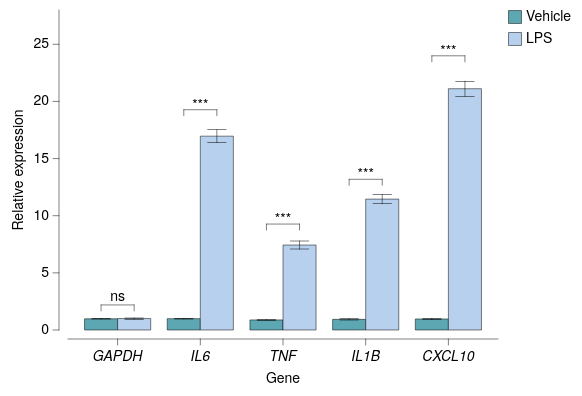

Write a Vega-Lite specification for this figure.
### Vega-Lite specification from a JSON file in a GitHub repository (floating-point values rounded to 4 significant figures)
{"background": null, "config": {"arc": {"fill": "#DBDBDB", "fillOpacity": 1.0, "innerRadius": 40.0, "padAngle": 0.03, "stroke": "black", "strokeOpacity": 1, "strokeWidth": 0.25}, "area": {"fill": "#DBDBDB", "fillOpacity": 1.0, "stroke": "black", "strokeOpacity": 1, "strokeWidth": 0.25}, "axis": {"domain": true, "domainCap": "round", "domainColor": "black", "domainWidth": 0.25, "grid": false, "gridCap": "round", "gridColor": "#F1F1F1", "gridDash": [0, 0], "gridOpacity": 1.0, "gridWidth": 0.25, "labelColor": "black", "labelFont": "Helvetica Neue, HelveticaNeue, Helvetica, Arial, sans-serif", "labelFontSize": 7, "labelFontStyle": "normal", "labelFontWeight": 400, "offset": 4.5, "ticks": true, "tickCap": "round", "tickColor": "black", "tickRound": false, "tickSize": 3, "tickWidth": 0.25, "titleColor": "black", "titleFont": "Helvetica Neue, HelveticaNeue, Helvetica, Arial, sans-serif", "titleFontSize": 7, "titleFontStyle": "normal", "titleFontWeight": 400}, "axisX": {"domain": true, "labelAlign": "center", "labelAngle": 0, "labels": true, "ticks": true, "translate": 0}, "axisY": {"domain": true, "labelAlign": "right", "labelAngle": 0, "labels": true, "ticks": true, "translate": 0}, "axisRight": {"domain": true, "labelAlign": "left", "labelAngle": 0, "labels": true, "ticks": true, "translate": 0}, "axisTop": {"domain": true, "labelAlign": "center", "labelAngle": 0, "labels": true, "ticks": true, "translate": 0}, "axisBand": {"tickOffset": 0}, "bar": {"fill": "#DBDBDB", "fillOpacity": 1.0, "stroke": "black", "strokeOpacity": 1, "strokeWidth": 0.25}, "boxplot": {"size": 14.4, "ticks": {"cornerRadius": 0.25, "fill": "black", "opacity": 1, "size": 7.2, "thickness": 0.25}, "box": {"fillOpacity": 1.0, "stroke": "black", "strokeOpacity": 1, "strokeWidth": 0.25}, "median": {"cornerRadius": 0, "fill": "black", "fillOpacity": 1.0, "opacity": 1, "size": 14.4, "thickness": 0.25}, "rule": {"fill": "black", "fillOpacity": 1.0, "size": 16.0, "stroke": "black", "strokeDash": [0, 0], "strokeOpacity": 1, "strokeWidth": 0.25}, "outliers": {"color": "black", "fill": "black", "fillOpacity": 1.0, "size": 0, "stroke": "black", "strokeOpacity": 1, "strokeWidth": 0.25}}, "circle": {"fill": "black", "fillOpacity": 1.0, "size": 2.0, "stroke": null, "strokeOpacity": 1, "strokeWidth": 0.25}, "errorband": {"band": {"fillOpacity": 0.6, "stroke": null, "strokeWidth": 0.25, "strokeOpacity": 1}, "borders": {"opacity": 0, "strokeOpacity": 0.25, "strokeWidth": 1}}, "errorbar": {"opacity": 1, "rule": {"strokeDash": [0, 0], "strokeWidth": 0.25}, "ticks": {"color": "black", "cornerRadius": 0.125, "opacity": 1, "size": 9.6, "thickness": 0.25}, "thickness": 0.25}, "font": "Helvetica Neue, HelveticaNeue, Helvetica, Arial, sans-serif", "geoshape": {"fill": "#DBDBDB", "fillOpacity": 1.0, "stroke": "black", "strokeOpacity": 1, "strokeWidth": 0.25}, "header": {"labelColor": "black", "labelFont": "Helvetica Neue, HelveticaNeue, Helvetica, Arial, sans-serif", "labelFontSize": 7, "labelFontStyle": "normal", "labelFontWeight": 400, "titleColor": "black", "titleFont": "Helvetica Neue, HelveticaNeue, Helvetica, Arial, sans-serif", "titleFontSize": 7, "titleFontStyle": "normal", "titleFontWeight": 400, "titlePadding": 0}, "legend": {"disable": false, "offset": 4.5, "titlePadding": 4, "labelOffset": 2, "gradientLabelOffset": 2, "gradientLength": 80.0, "gradientThickness": 8.0, "gradientOpacity": 1.0, "gradientStrokeColor": "black", "gradientStrokeWidth": 0.25, "labelColor": "black", "labelFont": "Helvetica Neue, HelveticaNeue, Helvetica, Arial, sans-serif", "labelFontSize": 7, "labelFontStyle": "normal", "labelFontWeight": 400, "strokeColor": "black", "strokeWidth": 0, "symbolSize": 42, "symbolStrokeColor": "black", "symbolStrokeWidth": 0.25, "titleColor": "black", "titleFont": "Helvetica Neue, HelveticaNeue, Helvetica, Arial, sans-serif", "titleFontSize": 7, "titleFontStyle": "normal", "titleFontWeight": 400}, "line": {"color": "black", "stroke": "black", "strokeCap": "butt", "strokeDash": [0, 0], "strokeOpacity": 1, "strokeWidth": 0.5}, "point": {"filled": true, "fill": "#DBDBDB", "fillOpacity": 1.0, "size": 8.0, "stroke": "black", "strokeOpacity": 1, "strokeWidth": 0.25}, "range": {"category": ["#5CA7B1", "#B7D0EE", "#B7B3E4", "#B3DAB5", "#F5E1B3", "#3D727B", "#809DC7", "#867DAC", "#80A988", "#CBB17A", "#204148", "#546B94", "#584C77", "#507B5F", "#9D824D"], "diverging": {"scheme": ["#6F572A", "#876E43", "#9E875F", "#B5A17F", "#CABBA2", "#DCD6CC", "#F4F1E9", "#C9D7DA", "#9DBFC6", "#78A5AF", "#558B96", "#36717C", "#1A5762"]}, "heatmap": {"scheme": ["#32022B", "#43044D", "#4C196E", "#4D338C", "#484DA6", "#3A68BB", "#1D83CA", "#1D9CCB", "#23B5C9", "#28CDC5", "#4DE0B4", "#91EE9F"]}, "ordinal": {"scheme": ["#F1F1F1", "#DBDBDB", "#C6C6C6", "#B2B2B2", "#9D9D9D", "#898989", "#767676", "#636363", "#515151", "#404040", "#2F2F2F", "#1F1F1F"]}, "ramp": {"scheme": ["#32022B", "#43044D", "#4C196E", "#4D338C", "#484DA6", "#3A68BB", "#1D83CA", "#1D9CCB", "#23B5C9", "#28CDC5", "#4DE0B4", "#91EE9F"]}}, "rule": {"color": "black", "stroke": "black", "strokeCap": "round", "strokeDash": [2, 2], "strokeOpacity": 1, "strokeWidth": 0.25}, "scale": {"bandPaddingInner": 0.1, "bandPaddingOuter": 0.1, "round": false}, "rect": {"fill": "#DBDBDB", "fillOpacity": 1.0, "stroke": "black", "strokeOpacity": 1, "strokeWidth": 0.25}, "square": {"fill": "#DBDBDB", "fillOpacity": 1.0, "size": 16.0, "stroke": "black", "strokeOpacity": 1, "strokeWidth": 0.25}, "text": {"color": "black", "font": "Helvetica Neue, HelveticaNeue, Helvetica, Arial, sans-serif", "fontSize": 7, "fontStyle": "normal", "fontWeight": 400}, "tick": {"color": "black", "cornerRadius": 0.125, "opacity": 1.0, "size": 14.4, "thickness": 0.25}, "title": {"anchor": "middle", "frame": "group", "color": "black", "font": "Helvetica Neue, HelveticaNeue, Helvetica, Arial, sans-serif", "fontSize": 7, "fontStyle": "normal", "fontWeight": 400, "subtitleColor": "black", "subtitleFont": "Helvetica Neue, HelveticaNeue, Helvetica, Arial, sans-serif", "subtitleFontSize": "Helvetica Neue, HelveticaNeue, Helvetica, Arial, sans-serif", "subtitleFontStyle": "normal", "subtitleFontWeight": 400}, "trail": {"color": "black", "opacity": 1, "size": 0.5}, "view": {"continuousWidth": 215, "continuousHeight": 160, "discreteWidth": 215, "discreteHeight": 160, "fill": null, "stroke": null, "strokeWidth": 0.25}}, "layer": [{"mark": {"type": "bar"}, "encoding": {"color": {"field": "condition", "sort": ["Vehicle", "LPS"], "title": null, "type": "nominal"}, "x": {"axis": {"labelFontStyle": "italic"}, "field": "gene", "sort": ["GAPDH", "IL6", "TNF", "IL1B", "CXCL10"], "title": "Gene", "type": "nominal"}, "xOffset": {"field": "condition", "sort": ["Vehicle", "LPS"], "type": "nominal"}, "y": {"aggregate": "mean", "field": "expr", "scale": {"domain": [0, 27]}, "title": "Relative expression", "type": "quantitative"}}}, {"mark": {"type": "errorbar", "extent": "stderr"}, "encoding": {"x": {"axis": {"labelFontStyle": "italic"}, "field": "gene", "sort": ["GAPDH", "IL6", "TNF", "IL1B", "CXCL10"], "title": "Gene", "type": "nominal"}, "xOffset": {"field": "condition", "sort": ["Vehicle", "LPS"], "type": "nominal"}, "y": {"field": "expr", "title": "", "type": "quantitative"}}}, {"layer": [{"layer": [{"data": {"values": [{"gene": "GAPDH", "condition": "Vehicle", "__y": 1.143, "__dysonsphere__": 1}, {"gene": "GAPDH", "condition": "LPS", "__y": 1.143, "__dysonsphere__": 1}]}, "mark": {"type": "line", "strokeCap": "round", "strokeDash": [0, 0], "strokeWidth": 0.25, "yOffset": -6.0}, "encoding": {"x": {"field": "gene", "sort": ["GAPDH", "IL6", "TNF", "IL1B", "CXCL10"], "type": "nominal"}, "xOffset": {"field": "condition", "sort": ["Vehicle", "LPS"], "type": "nominal"}, "y": {"field": "__y", "type": "quantitative"}}}, {"data": {"values": [{"gene": "GAPDH", "condition": "Vehicle", "__y": 1.143, "__y2": 1.143, "__dysonsphere__": 1}, {"gene": "GAPDH", "condition": "LPS", "__y": 1.143, "__y2": 1.143, "__dysonsphere__": 1}]}, "mark": {"type": "rule", "strokeCap": "round", "strokeDash": [0, 0], "strokeWidth": 0.25, "y2Offset": -3.0, "yOffset": -6.0}, "encoding": {"x": {"field": "gene", "sort": ["GAPDH", "IL6", "TNF", "IL1B", "CXCL10"], "type": "nominal"}, "xOffset": {"field": "condition", "sort": ["Vehicle", "LPS"], "type": "nominal"}, "y": {"field": "__y", "type": "quantitative"}, "y2": {"field": "__y2"}}}, {"data": {"values": [{"gene": "GAPDH", "__y": 1.143, "__label": "ns", "__dysonsphere__": 1}]}, "mark": {"type": "text", "align": "center", "dy": -10.0, "fontSize": 7}, "encoding": {"text": {"field": "__label", "type": "nominal"}, "x": {"field": "gene", "sort": ["GAPDH", "IL6", "TNF", "IL1B", "CXCL10"], "type": "nominal"}, "y": {"field": "__y", "type": "quantitative"}}}]}, {"layer": [{"data": {"values": [{"gene": "IL6", "condition": "Vehicle", "__y": 18.22, "__dysonsphere__": 1}, {"gene": "IL6", "condition": "LPS", "__y": 18.22, "__dysonsphere__": 1}]}, "mark": {"type": "line", "strokeCap": "round", "strokeDash": [0, 0], "strokeWidth": 0.25, "yOffset": -6.0}, "encoding": {"x": {"field": "gene", "sort": ["GAPDH", "IL6", "TNF", "IL1B", "CXCL10"], "type": "nominal"}, "xOffset": {"field": "condition", "sort": ["Vehicle", "LPS"], "type": "nominal"}, "y": {"field": "__y", "type": "quantitative"}}}, {"data": {"values": [{"gene": "IL6", "condition": "Vehicle", "__y": 18.22, "__y2": 18.22, "__dysonsphere__": 1}, {"gene": "IL6", "condition": "LPS", "__y": 18.22, "__y2": 18.22, "__dysonsphere__": 1}]}, "mark": {"type": "rule", "strokeCap": "round", "strokeDash": [0, 0], "strokeWidth": 0.25, "y2Offset": -3.0, "yOffset": -6.0}, "encoding": {"x": {"field": "gene", "sort": ["GAPDH", "IL6", "TNF", "IL1B", "CXCL10"], "type": "nominal"}, "xOffset": {"field": "condition", "sort": ["Vehicle", "LPS"], "type": "nominal"}, "y": {"field": "__y", "type": "quantitative"}, "y2": {"field": "__y2"}}}, {"data": {"values": [{"gene": "IL6", "__y": 18.22, "__label": "***", "__dysonsphere__": 1}]}, "mark": {"type": "text", "align": "center", "dy": -8.0, "fontSize": 7}, "encoding": {"text": {"field": "__label", "type": "nominal"}, "x": {"field": "gene", "sort": ["GAPDH", "IL6", "TNF", "IL1B", "CXCL10"], "type": "nominal"}, "y": {"field": "__y", "type": "quantitative"}}}]}, {"layer": [{"data": {"values": [{"gene": "TNF", "condition": "Vehicle", "__y": 8.22, "__dysonsphere__": 1}, {"gene": "TNF", "condition": "LPS", "__y": 8.22, "__dysonsphere__": 1}]}, "mark": {"type": "line", "strokeCap": "round", "strokeDash": [0, 0], "strokeWidth": 0.25, "yOffset": -6.0}, "encoding": {"x": {"field": "gene", "sort": ["GAPDH", "IL6", "TNF", "IL1B", "CXCL10"], "type": "nominal"}, "xOffset": {"field": "condition", "sort": ["Vehicle", "LPS"], "type": "nominal"}, "y": {"field": "__y", "type": "quantitative"}}}, {"data": {"values": [{"gene": "TNF", "condition": "Vehicle", "__y": 8.22, "__y2": 8.22, "__dysonsphere__": 1}, {"gene": "TNF", "condition": "LPS", "__y": 8.22, "__y2": 8.22, "__dysonsphere__": 1}]}, "mark": {"type": "rule", "strokeCap": "round", "strokeDash": [0, 0], "strokeWidth": 0.25, "y2Offset": -3.0, "yOffset": -6.0}, "encoding": {"x": {"field": "gene", "sort": ["GAPDH", "IL6", "TNF", "IL1B", "CXCL10"], "type": "nominal"}, "xOffset": {"field": "condition", "sort": ["Vehicle", "LPS"], "type": "nominal"}, "y": {"field": "__y", "type": "quantitative"}, "y2": {"field": "__y2"}}}, {"data": {"values": [{"gene": "TNF", "__y": 8.22, "__label": "***", "__dysonsphere__": 1}]}, "mark": {"type": "text", "align": "center", "dy": -8.0, "fontSize": 7}, "encoding": {"text": {"field": "__label", "type": "nominal"}, "x": {"field": "gene", "sort": ["GAPDH", "IL6", "TNF", "IL1B", "CXCL10"], "type": "nominal"}, "y": {"field": "__y", "type": "quantitative"}}}]}, {"layer": [{"data": {"values": [{"gene": "IL1B", "condition": "Vehicle", "__y": 12.14, "__dysonsphere__": 1}, {"gene": "IL1B", "condition": "LPS", "__y": 12.14, "__dysonsphere__": 1}]}, "mark": {"type": "line", "strokeCap": "round", "strokeDash": [0, 0], "strokeWidth": 0.25, "yOffset": -6.0}, "encoding": {"x": {"field": "gene", "sort": ["GAPDH", "IL6", "TNF", "IL1B", "CXCL10"], "type": "nominal"}, "xOffset": {"field": "condition", "sort": ["Vehicle", "LPS"], "type": "nominal"}, "y": {"field": "__y", "type": "quantitative"}}}, {"data": {"values": [{"gene": "IL1B", "condition": "Vehicle", "__y": 12.14, "__y2": 12.14, "__dysonsphere__": 1}, {"gene": "IL1B", "condition": "LPS", "__y": 12.14, "__y2": 12.14, "__dysonsphere__": 1}]}, "mark": {"type": "rule", "strokeCap": "round", "strokeDash": [0, 0], "strokeWidth": 0.25, "y2Offset": -3.0, "yOffset": -6.0}, "encoding": {"x": {"field": "gene", "sort": ["GAPDH", "IL6", "TNF", "IL1B", "CXCL10"], "type": "nominal"}, "xOffset": {"field": "condition", "sort": ["Vehicle", "LPS"], "type": "nominal"}, "y": {"field": "__y", "type": "quantitative"}, "y2": {"field": "__y2"}}}, {"data": {"values": [{"gene": "IL1B", "__y": 12.14, "__label": "***", "__dysonsphere__": 1}]}, "mark": {"type": "text", "align": "center", "dy": -8.0, "fontSize": 7}, "encoding": {"text": {"field": "__label", "type": "nominal"}, "x": {"field": "gene", "sort": ["GAPDH", "IL6", "TNF", "IL1B", "CXCL10"], "type": "nominal"}, "y": {"field": "__y", "type": "quantitative"}}}]}, {"layer": [{"data": {"values": [{"gene": "CXCL10", "condition": "Vehicle", "__y": 22.94, "__dysonsphere__": 1}, {"gene": "CXCL10", "condition": "LPS", "__y": 22.94, "__dysonsphere__": 1}]}, "mark": {"type": "line", "strokeCap": "round", "strokeDash": [0, 0], "strokeWidth": 0.25, "yOffset": -6.0}, "encoding": {"x": {"field": "gene", "sort": ["GAPDH", "IL6", "TNF", "IL1B", "CXCL10"], "type": "nominal"}, "xOffset": {"field": "condition", "sort": ["Vehicle", "LPS"], "type": "nominal"}, "y": {"field": "__y", "type": "quantitative"}}}, {"data": {"values": [{"gene": "CXCL10", "condition": "Vehicle", "__y": 22.94, "__y2": 22.94, "__dysonsphere__": 1}, {"gene": "CXCL10", "condition": "LPS", "__y": 22.94, "__y2": 22.94, "__dysonsphere__": 1}]}, "mark": {"type": "rule", "strokeCap": "round", "strokeDash": [0, 0], "strokeWidth": 0.25, "y2Offset": -3.0, "yOffset": -6.0}, "encoding": {"x": {"field": "gene", "sort": ["GAPDH", "IL6", "TNF", "IL1B", "CXCL10"], "type": "nominal"}, "xOffset": {"field": "condition", "sort": ["Vehicle", "LPS"], "type": "nominal"}, "y": {"field": "__y", "type": "quantitative"}, "y2": {"field": "__y2"}}}, {"data": {"values": [{"gene": "CXCL10", "__y": 22.94, "__label": "***", "__dysonsphere__": 1}]}, "mark": {"type": "text", "align": "center", "dy": -8.0, "fontSize": 7}, "encoding": {"text": {"field": "__label", "type": "nominal"}, "x": {"field": "gene", "sort": ["GAPDH", "IL6", "TNF", "IL1B", "CXCL10"], "type": "nominal"}, "y": {"field": "__y", "type": "quantitative"}}}]}], "name": "__dysonsphere_4d6a1d27e3a06d2f_47"}], "data": {"name": "data-f98a4688cae7280979a41e27082c2c45"}, "$schema": "https://vega.github.io/schema/vega-lite/v6.4.1.json", "datasets": {"data-f98a4688cae7280979a41e27082c2c45": [{"gene": "GAPDH", "condition": "Vehicle", "expr": 1.0}, {"gene": "GAPDH", "condition": "Vehicle", "expr": 1.03}, {"gene": "GAPDH", "condition": "Vehicle", "expr": 0.973}, {"gene": "GAPDH", "condition": "Vehicle", "expr": 0.9148}, {"gene": "GAPDH", "condition": "LPS", "expr": 0.9556}, {"gene": "GAPDH", "condition": "LPS", "expr": 0.9056}, {"gene": "GAPDH", "condition": "LPS", "expr": 1.006}, {"gene": "GAPDH", "condition": "LPS", "expr": 1.143}, {"gene": "IL6", "condition": "Vehicle", "expr": 0.952}, {"gene": "IL6", "condition": "Vehicle", "expr": 0.9398}, {"gene": "IL6", "condition": "Vehicle", "expr": 1.05}, {"gene": "IL6", "condition": "Vehicle", "expr": 1.036}, {"gene": "IL6", "condition": "LPS", "expr": 17.18}, {"gene": "IL6", "condition": "LPS", "expr": 15.49}, {"gene": "IL6", "condition": "LPS", "expr": 16.95}, {"gene": "IL6", "condition": "LPS", "expr": 18.22}, {"gene": "TNF", "condition": "Vehicle", "expr": 0.8742}, {"gene": "TNF", "condition": "Vehicle", "expr": 0.9553}, {"gene": "TNF", "condition": "Vehicle", "expr": 0.8269}, {"gene": "TNF", "condition": "Vehicle", "expr": 0.879}, {"gene": "TNF", "condition": "LPS", "expr": 6.654}, {"gene": "TNF", "condition": "LPS", "expr": 7.814}, {"gene": "TNF", "condition": "LPS", "expr": 7.048}, {"gene": "TNF", "condition": "LPS", "expr": 8.22}, {"gene": "IL1B", "condition": "Vehicle", "expr": 1.016}, {"gene": "IL1B", "condition": "Vehicle", "expr": 0.9815}, {"gene": "IL1B", "condition": "Vehicle", "expr": 0.7775}, {"gene": "IL1B", "condition": "Vehicle", "expr": 0.9476}, {"gene": "IL1B", "condition": "LPS", "expr": 11.94}, {"gene": "IL1B", "condition": "LPS", "expr": 12.14}, {"gene": "IL1B", "condition": "LPS", "expr": 10.3}, {"gene": "IL1B", "condition": "LPS", "expr": 11.44}, {"gene": "CXCL10", "condition": "Vehicle", "expr": 0.9068}, {"gene": "CXCL10", "condition": "Vehicle", "expr": 0.9223}, {"gene": "CXCL10", "condition": "Vehicle", "expr": 1.112}, {"gene": "CXCL10", "condition": "Vehicle", "expr": 0.9224}, {"gene": "CXCL10", "condition": "LPS", "expr": 20.93}, {"gene": "CXCL10", "condition": "LPS", "expr": 22.94}, {"gene": "CXCL10", "condition": "LPS", "expr": 19.81}, {"gene": "CXCL10", "condition": "LPS", "expr": 20.77}]}}
